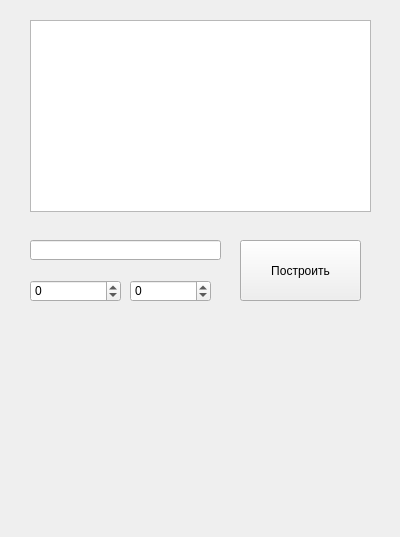
<?xml version="1.0" encoding="UTF-8"?>
<ui version="4.0">
 <class>Form</class>
 <widget class="QWidget" name="Form">
  <property name="geometry">
   <rect>
    <x>0</x>
    <y>0</y>
    <width>400</width>
    <height>537</height>
   </rect>
  </property>
  <property name="windowTitle">
   <string>Form</string>
  </property>
  <widget class="PlotWidget" name="widget">
   <property name="geometry">
    <rect>
     <x>30</x>
     <y>20</y>
     <width>341</width>
     <height>192</height>
    </rect>
   </property>
  </widget>
  <widget class="QPushButton" name="pushButton">
   <property name="geometry">
    <rect>
     <x>240</x>
     <y>240</y>
     <width>121</width>
     <height>61</height>
    </rect>
   </property>
   <property name="text">
    <string>Построить</string>
   </property>
  </widget>
  <widget class="QLineEdit" name="lineEdit">
   <property name="geometry">
    <rect>
     <x>30</x>
     <y>240</y>
     <width>191</width>
     <height>20</height>
    </rect>
   </property>
  </widget>
  <widget class="QSpinBox" name="spinBox_a">
   <property name="geometry">
    <rect>
     <x>30</x>
     <y>280</y>
     <width>91</width>
     <height>22</height>
    </rect>
   </property>
   <property name="minimum">
    <number>-99</number>
   </property>
  </widget>
  <widget class="QSpinBox" name="spinBox_b">
   <property name="geometry">
    <rect>
     <x>130</x>
     <y>280</y>
     <width>81</width>
     <height>22</height>
    </rect>
   </property>
   <property name="prefix">
    <string/>
   </property>
   <property name="minimum">
    <number>-99</number>
   </property>
  </widget>
 </widget>
 <customwidgets>
  <customwidget>
   <class>PlotWidget</class>
   <extends>QGraphicsView</extends>
   <header>pyqtgraph</header>
  </customwidget>
 </customwidgets>
 <resources/>
 <connections/>
</ui>
